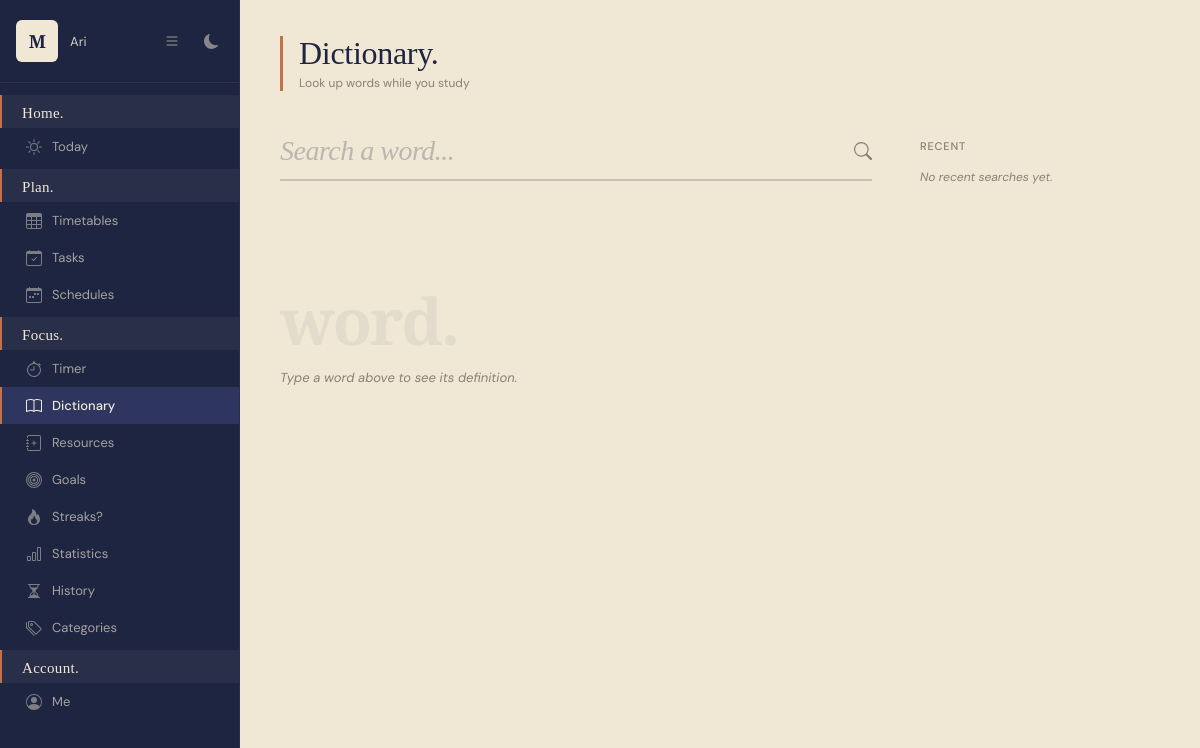
/study/dictionary/ (signed in), run on an earlier commit of the app's database.
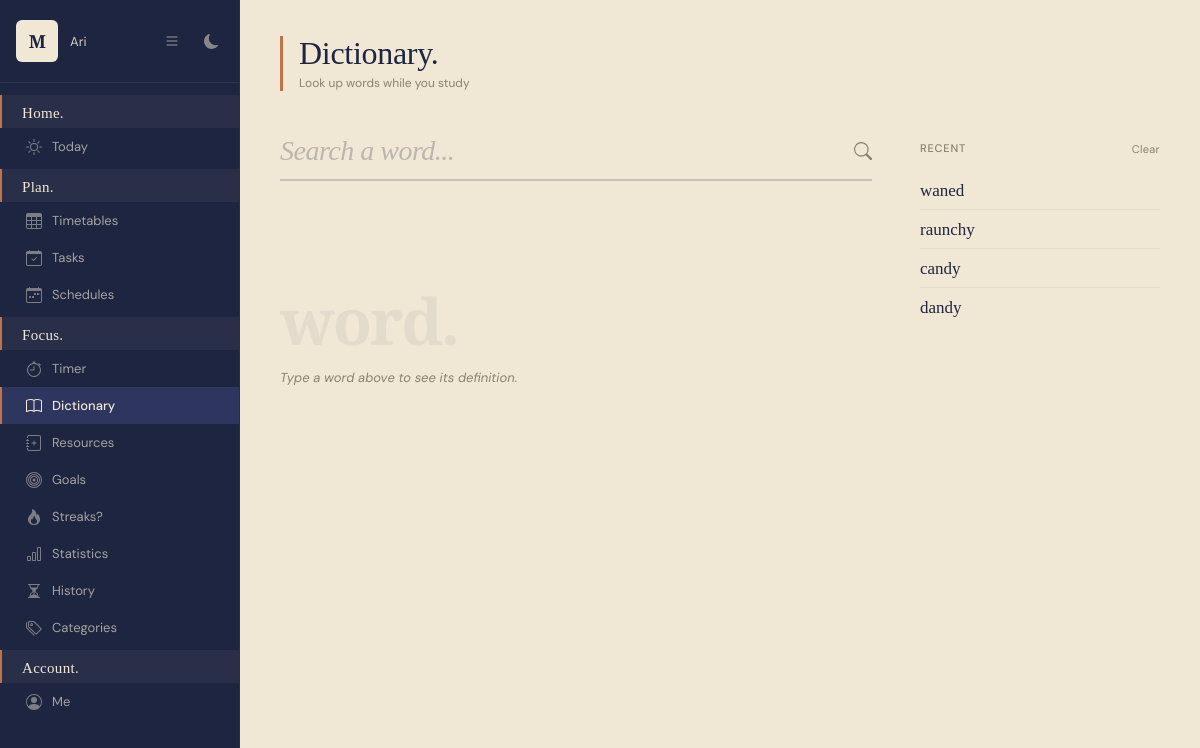
And on a later commit of the database.
### planner/models.py (models this page shows, shortened)
class DictionaryHistory(models.Model):
    user = models.ForeignKey(User, on_delete=models.CASCADE)
    word = models.CharField(max_length=200)
    searched_at = models.DateTimeField(auto_now_add=True)
    class Meta:
        ordering = ['-searched_at']

### planner/views/dictionary.py (the view, shortened to what this page needs)
# urls.py: path('study/dictionary/', views.dictionary, name='dictionary'),
@login_required(login_url='planner:login')
def dictionary(request):
    word = request.GET.get('word', '').strip()
    definition_data = None
    error = None
    recent_words = DictionaryHistory.objects.filter(
        user=request.user
    ).exclude(word__iexact=word)[:10]
    return render(request, 'study/dictionary.html', {
        'definition_data': definition_data,
        'error': error,
        'search_word': word,
        'recent_words': recent_words,
    })

### planner/templates/study/dictionary.html (shortened to what this page needs)
{% extends 'base.html' %}
{% block nav_dictionary %}active{% endblock %}
{% block content %}
    <div class="dict-header">
        <h1>Dictionary.</h1>
        <p>Look up words while you study</p>
    </div>
    <div class="dict-page">
        <div>
            <div class="dict-search-wrap">
                <form method="get" class="dict-search-form">
                    <input
                        type="text"
                        name="word"
                        class="dict-search-input"
                        placeholder="Search a word..."
                        value="{% if not definition_data %}{{ search_word }}{% endif %}"
                        autofocus
                        autocomplete="off">
                    <button type="submit" class="dict-search-btn">
                        <svg xmlns="http://www.w3.org/2000/svg" width="18" height="18" fill="currentColor" viewBox="0 0 16 16">
                            <path d="M11.742 10.344a6.5 6.5 0 1 0-1.397 1.398h-.001q.044.06.098.115l3.85 3.85a1 1 0 0 0 1.415-1.414l-3.85-3.85a1 1 0 0 0-.115-.1zM12 6.5a5.5 5.5 0 1 1-11 0 5.5 5.5 0 0 1 11 0"/>
                        </svg>
                    </button>
                </form>
            </div>
            {% if definition_data %}
            <div class="dict-result">
                <div class="dict-word">{{ definition_data.word }}</div>
                <div class="dict-meta">
                    {% if definition_data.phonetic %}
                        <span class="dict-phonetic">{{ definition_data.phonetic }}</span>
                        <span class="dict-dot"></span>
                    {% endif %}
                    <span class="dict-pos">{{ definition_data.part_of_speech }}</span>
                    <span class="dict-dot"></span>
                    <span class="dict-lang">English</span>
                </div>
                <hr class="dict-divider">
                <p class="dict-definition">{{ definition_data.definition }}</p>
                {% if definition_data.example %}
                <p class="dict-example">"{{ definition_data.example }}"</p>
                {% endif %}
            </div>
            {% elif not error %}
            <div class="dict-empty">
                <div class="dict-empty-word">word.</div>
                <p class="dict-empty-text">Type a word above to see its definition.</p>
            </div>
            {% endif %}
        </div>
        <div class="dict-recent">
            <div class="dict-recent-header">
                <span class="dict-recent-label">Recent</span>
                {% if recent_words %}
                <form method="post" action="{% url 'planner:clear_dictionary_history' %}">
                    <button type="submit" class="dict-clear-btn">Clear</button>
                </form>
                {% endif %}
            </div>
            <div class="dict-recent-list">
                {% if recent_words %}
                    {% for item in recent_words %}
                    <a href="?word={{ item.word }}" class="dict-recent-item">
                        <span class="dict-recent-word">{{ item.word }}</span>
                    </a>
                    {% endfor %}
                {% else %}
                    <p class="dict-recent-empty">No recent searches yet.</p>
                {% endif %}
            </div>
        </div>
    </div>
{% endblock %}

What changed in the data, as far as the page shows it:
added DictionaryHistory: word "waned"
added DictionaryHistory: word "raunchy"
added DictionaryHistory: word "candy"
added DictionaryHistory: word "dandy"
Also different on the page:
text no longer shown: "No recent searches yet."
text now shown: "Clear"
